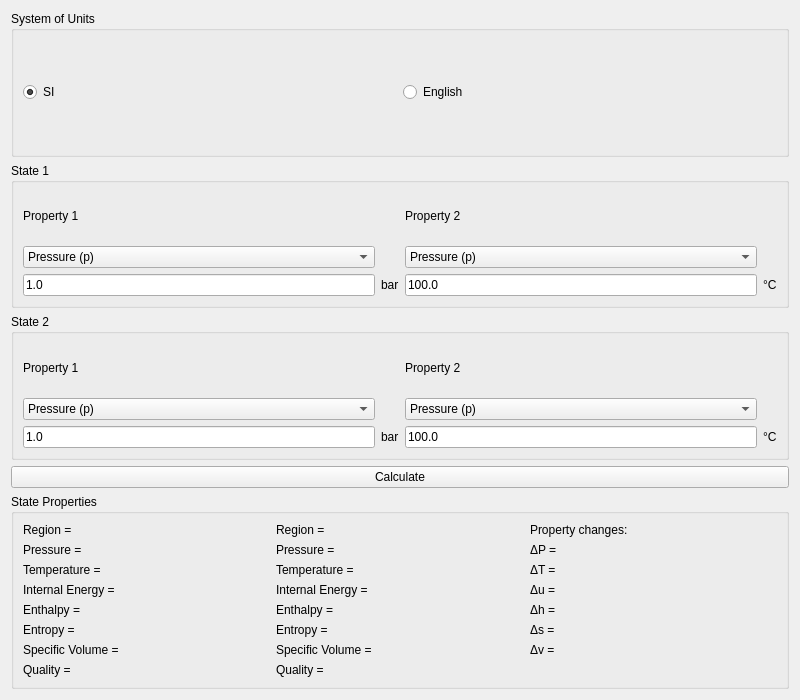
<?xml version="1.0" encoding="UTF-8"?>
<ui version="4.0">
 <class>_frm_StateCalculator</class>
 <widget class="QWidget" name="_frm_StateCalculator">
  <property name="geometry">
   <rect>
    <x>0</x>
    <y>0</y>
    <width>800</width>
    <height>700</height>
   </rect>
  </property>
  <property name="windowTitle">
   <string>Thermodynamic State Calculator</string>
  </property>
  <layout class="QVBoxLayout" name="verticalLayout">
   <item>
    <widget class="QGroupBox" name="_grp_Units">
     <property name="title">
      <string>System of Units</string>
     </property>
     <layout class="QHBoxLayout" name="horizontalLayout_2">
      <item>
       <widget class="QRadioButton" name="_rdo_SI">
        <property name="text">
         <string>SI</string>
        </property>
        <property name="checked">
         <bool>true</bool>
        </property>
       </widget>
      </item>
      <item>
       <widget class="QRadioButton" name="_rdo_English">
        <property name="text">
         <string>English</string>
        </property>
       </widget>
      </item>
     </layout>
    </widget>
   </item>
   <item>
    <widget class="QGroupBox" name="_grp_State1">
     <property name="title">
      <string>State 1</string>
     </property>
     <layout class="QGridLayout" name="gridLayout_1">
      <item row="0" column="0">
       <widget class="QLabel" name="_lbl_State1_Property1">
        <property name="text">
         <string>Property 1</string>
        </property>
       </widget>
      </item>
      <item row="1" column="0">
       <widget class="QComboBox" name="_cmb_State1_Property1">
        <item>
         <property name="text">
          <string>Pressure (p)</string>
         </property>
        </item>
        <item>
         <property name="text">
          <string>Temperature (T)</string>
         </property>
        </item>
        <item>
         <property name="text">
          <string>Quality (x)</string>
         </property>
        </item>
        <item>
         <property name="text">
          <string>Enthalpy (h)</string>
         </property>
        </item>
        <item>
         <property name="text">
          <string>Entropy (s)</string>
         </property>
        </item>
        <item>
         <property name="text">
          <string>Specific Volume (v)</string>
         </property>
        </item>
       </widget>
      </item>
      <item row="2" column="0">
       <widget class="QLineEdit" name="_le_State1_Property1">
        <property name="text">
         <string>1.0</string>
        </property>
       </widget>
      </item>
      <item row="2" column="1">
       <widget class="QLabel" name="_lbl_State1_Property1_Units">
        <property name="text">
         <string>bar</string>
        </property>
       </widget>
      </item>
      <item row="0" column="2">
       <widget class="QLabel" name="_lbl_State1_Property2">
        <property name="text">
         <string>Property 2</string>
        </property>
       </widget>
      </item>
      <item row="1" column="2">
       <widget class="QComboBox" name="_cmb_State1_Property2">
        <item>
         <property name="text">
          <string>Pressure (p)</string>
         </property>
        </item>
        <item>
         <property name="text">
          <string>Temperature (T)</string>
         </property>
        </item>
        <item>
         <property name="text">
          <string>Quality (x)</string>
         </property>
        </item>
        <item>
         <property name="text">
          <string>Enthalpy (h)</string>
         </property>
        </item>
        <item>
         <property name="text">
          <string>Entropy (s)</string>
         </property>
        </item>
        <item>
         <property name="text">
          <string>Specific Volume (v)</string>
         </property>
        </item>
       </widget>
      </item>
      <item row="2" column="2">
       <widget class="QLineEdit" name="_le_State1_Property2">
        <property name="text">
         <string>100.0</string>
        </property>
       </widget>
      </item>
      <item row="2" column="3">
       <widget class="QLabel" name="_lbl_State1_Property2_Units">
        <property name="text">
         <string>°C</string>
        </property>
       </widget>
      </item>
     </layout>
    </widget>
   </item>
   <item>
    <widget class="QGroupBox" name="_grp_State2">
     <property name="title">
      <string>State 2</string>
     </property>
     <layout class="QGridLayout" name="gridLayout_2">
      <item row="0" column="0">
       <widget class="QLabel" name="_lbl_State2_Property1">
        <property name="text">
         <string>Property 1</string>
        </property>
       </widget>
      </item>
      <item row="1" column="0">
       <widget class="QComboBox" name="_cmb_State2_Property1">
        <item>
         <property name="text">
          <string>Pressure (p)</string>
         </property>
        </item>
        <item>
         <property name="text">
          <string>Temperature (T)</string>
         </property>
        </item>
        <item>
         <property name="text">
          <string>Quality (x)</string>
         </property>
        </item>
        <item>
         <property name="text">
          <string>Enthalpy (h)</string>
         </property>
        </item>
        <item>
         <property name="text">
          <string>Entropy (s)</string>
         </property>
        </item>
        <item>
         <property name="text">
          <string>Specific Volume (v)</string>
         </property>
        </item>
       </widget>
      </item>
      <item row="2" column="0">
       <widget class="QLineEdit" name="_le_State2_Property1">
        <property name="text">
         <string>1.0</string>
        </property>
       </widget>
      </item>
      <item row="2" column="1">
       <widget class="QLabel" name="_lbl_State2_Property1_Units">
        <property name="text">
         <string>bar</string>
        </property>
       </widget>
      </item>
      <item row="0" column="2">
       <widget class="QLabel" name="_lbl_State2_Property2">
        <property name="text">
         <string>Property 2</string>
        </property>
       </widget>
      </item>
      <item row="1" column="2">
       <widget class="QComboBox" name="_cmb_State2_Property2">
        <item>
         <property name="text">
          <string>Pressure (p)</string>
         </property>
        </item>
        <item>
         <property name="text">
          <string>Temperature (T)</string>
         </property>
        </item>
        <item>
         <property name="text">
          <string>Quality (x)</string>
         </property>
        </item>
        <item>
         <property name="text">
          <string>Enthalpy (h)</string>
         </property>
        </item>
        <item>
         <property name="text">
          <string>Entropy (s)</string>
         </property>
        </item>
        <item>
         <property name="text">
          <string>Specific Volume (v)</string>
         </property>
        </item>
       </widget>
      </item>
      <item row="2" column="2">
       <widget class="QLineEdit" name="_le_State2_Property2">
        <property name="text">
         <string>100.0</string>
        </property>
       </widget>
      </item>
      <item row="2" column="3">
       <widget class="QLabel" name="_lbl_State2_Property2_Units">
        <property name="text">
         <string>°C</string>
        </property>
       </widget>
      </item>
     </layout>
    </widget>
   </item>
   <item>
    <widget class="QPushButton" name="_pb_Calculate">
     <property name="text">
      <string>Calculate</string>
     </property>
    </widget>
   </item>
   <item>
    <widget class="QGroupBox" name="_grp_Results">
     <property name="title">
      <string>State Properties</string>
     </property>
     <layout class="QGridLayout" name="gridLayout_3">
      <item row="0" column="0">
       <widget class="QLabel" name="_lbl_State1_Region">
        <property name="text">
         <string>Region =</string>
        </property>
       </widget>
      </item>
      <item row="0" column="1">
       <widget class="QLabel" name="_lbl_State2_Region">
        <property name="text">
         <string>Region =</string>
        </property>
       </widget>
      </item>
      <item row="0" column="2">
       <widget class="QLabel" name="_lbl_PropertyChanges">
        <property name="text">
         <string>Property changes:</string>
        </property>
       </widget>
      </item>
      <item row="1" column="0">
       <widget class="QLabel" name="_lbl_State1_Pressure">
        <property name="text">
         <string>Pressure =</string>
        </property>
       </widget>
      </item>
      <item row="1" column="1">
       <widget class="QLabel" name="_lbl_State2_Pressure">
        <property name="text">
         <string>Pressure =</string>
        </property>
       </widget>
      </item>
      <item row="1" column="2">
       <widget class="QLabel" name="_lbl_PressureChange">
        <property name="text">
         <string>ΔP =</string>
        </property>
       </widget>
      </item>
      <item row="2" column="0">
       <widget class="QLabel" name="_lbl_State1_Temperature">
        <property name="text">
         <string>Temperature =</string>
        </property>
       </widget>
      </item>
      <item row="2" column="1">
       <widget class="QLabel" name="_lbl_State2_Temperature">
        <property name="text">
         <string>Temperature =</string>
        </property>
       </widget>
      </item>
      <item row="2" column="2">
       <widget class="QLabel" name="_lbl_TemperatureChange">
        <property name="text">
         <string>ΔT =</string>
        </property>
       </widget>
      </item>
      <item row="3" column="0">
       <widget class="QLabel" name="_lbl_State1_InternalEnergy">
        <property name="text">
         <string>Internal Energy =</string>
        </property>
       </widget>
      </item>
      <item row="3" column="1">
       <widget class="QLabel" name="_lbl_State2_InternalEnergy">
        <property name="text">
         <string>Internal Energy =</string>
        </property>
       </widget>
      </item>
      <item row="3" column="2">
       <widget class="QLabel" name="_lbl_InternalEnergyChange">
        <property name="text">
         <string>Δu =</string>
        </property>
       </widget>
      </item>
      <item row="4" column="0">
       <widget class="QLabel" name="_lbl_State1_Enthalpy">
        <property name="text">
         <string>Enthalpy =</string>
        </property>
       </widget>
      </item>
      <item row="4" column="1">
       <widget class="QLabel" name="_lbl_State2_Enthalpy">
        <property name="text">
         <string>Enthalpy =</string>
        </property>
       </widget>
      </item>
      <item row="4" column="2">
       <widget class="QLabel" name="_lbl_EnthalpyChange">
        <property name="text">
         <string>Δh =</string>
        </property>
       </widget>
      </item>
      <item row="5" column="0">
       <widget class="QLabel" name="_lbl_State1_Entropy">
        <property name="text">
         <string>Entropy =</string>
        </property>
       </widget>
      </item>
      <item row="5" column="1">
       <widget class="QLabel" name="_lbl_State2_Entropy">
        <property name="text">
         <string>Entropy =</string>
        </property>
       </widget>
      </item>
      <item row="5" column="2">
       <widget class="QLabel" name="_lbl_EntropyChange">
        <property name="text">
         <string>Δs =</string>
        </property>
       </widget>
      </item>
      <item row="6" column="0">
       <widget class="QLabel" name="_lbl_State1_SpecificVolume">
        <property name="text">
         <string>Specific Volume =</string>
        </property>
       </widget>
      </item>
      <item row="6" column="1">
       <widget class="QLabel" name="_lbl_State2_SpecificVolume">
        <property name="text">
         <string>Specific Volume =</string>
        </property>
       </widget>
      </item>
      <item row="6" column="2">
       <widget class="QLabel" name="_lbl_SpecificVolumeChange">
        <property name="text">
         <string>Δv =</string>
        </property>
       </widget>
      </item>
      <item row="7" column="0">
       <widget class="QLabel" name="_lbl_State1_Quality">
        <property name="text">
         <string>Quality =</string>
        </property>
       </widget>
      </item>
      <item row="7" column="1">
       <widget class="QLabel" name="_lbl_State2_Quality">
        <property name="text">
         <string>Quality =</string>
        </property>
       </widget>
      </item>
     </layout>
    </widget>
   </item>
  </layout>
 </widget>
 <resources/>
 <connections/>
</ui>
